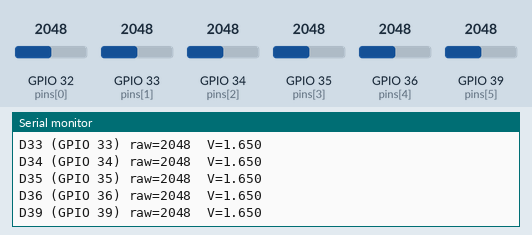
The sketch below on a simulated ESP32. Parts: the last lines printed to the serial monitor. The test bench sets the inputs (shaded band); at power-on: GPIO 32 (pins[0]) = 2048, GPIO 33 (pins[1]) = 2048, GPIO 34 (pins[2]) = 2048, GPIO 35 (pins[3]) = 2048, GPIO 36 (pins[4]) = 2048, GPIO 39 (pins[5]) = 2048 (analog values on the 0–4095 scale).

Above: at 2.7 s.
2.8 s: GPIO 32 (pins[0]) set to 2866
4.3 s: GPIO 33 (pins[1]) set to 2866
5.8 s: GPIO 34 (pins[2]) set to 2866
7.3 s: GPIO 35 (pins[3]) set to 2866
At 8.6 s:
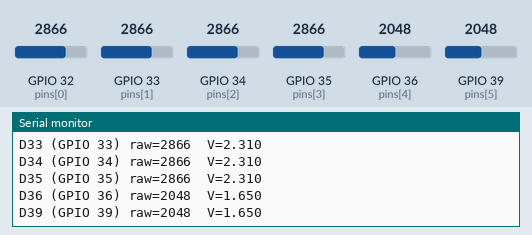
8.8 s: GPIO 36 (pins[4]) set to 2866
At 9.2 s:
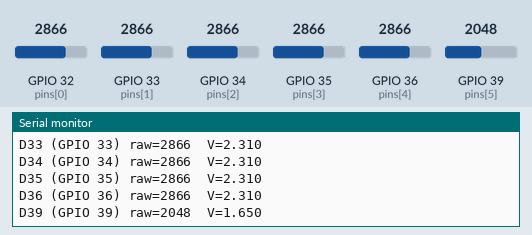
10.3 s: GPIO 39 (pins[5]) set to 2866
At 11.1 s:
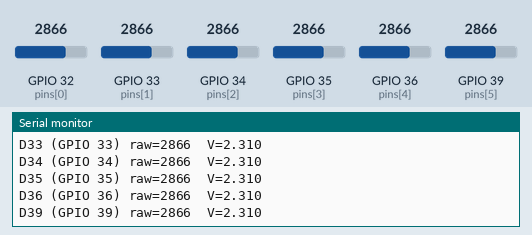
Timing chart, 0 to 12.8 s (numbered marks = the images above; inputs shaded):
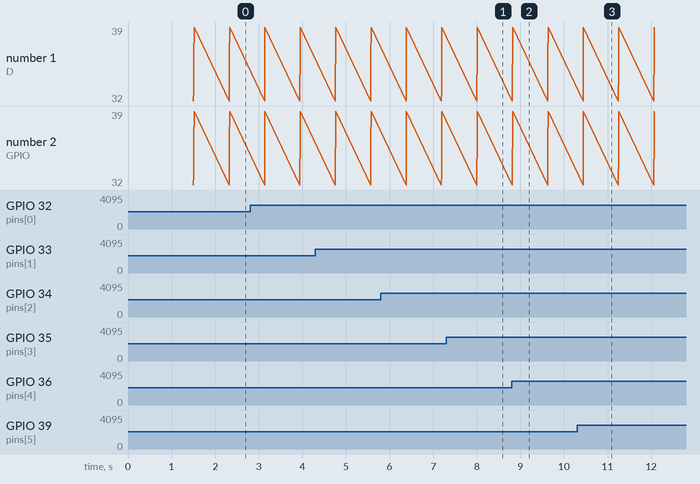

The sketch:

ADC_Pin_Finder.ino
```cpp
/*
 * Find which GPIO sees your sensors — LCD optional, Serial only.
 *
 * 1. Upload this sketch (no LCD needed).
 * 2. Serial Monitor 115200
 * 3. Touch ACS712 OUT wire to each test pin OR note which number changes
 *    when you shade/brighten the LED.
 *
 * Only use GPIO 32,33,34,35,36,39 for analog on ESP32.
 */

void setup() {
  Serial.begin(115200);
  delay(1500);
  analogReadResolution(12);
  analogSetAttenuation(ADC_11db);
  Serial.println();
  Serial.println("=== ADC Pin Finder ===");
  Serial.println("Shade/brighten LED — watch which GPIO value changes.");
  Serial.println();
}

const int pins[] = {32, 33, 34, 35, 36, 39};
const char* names[] = {"D32", "D33", "D34", "D35", "D36", "D39"};

void loop() {
  Serial.println("---");
  for (unsigned i = 0; i < 6; i++) {
    int raw = analogRead(pins[i]);
    float v = raw * (3.3f / 4095.0f);
    Serial.print(names[i]);
    Serial.print(" (GPIO ");
    Serial.print(pins[i]);
    Serial.print(") raw=");
    Serial.print(raw);
    Serial.print("  V=");
    Serial.println(v, 3);
  }
  delay(800);
}
```

Measured:
- after the input at 7.3 s, the serial monitor: prints a new line after 0.71 s (image 1)
- after the input at 8.8 s, the serial monitor: prints a new line at once (image 2)
- after the input at 10.3 s, the serial monitor: prints a new line after 0.15 s (image 3)
